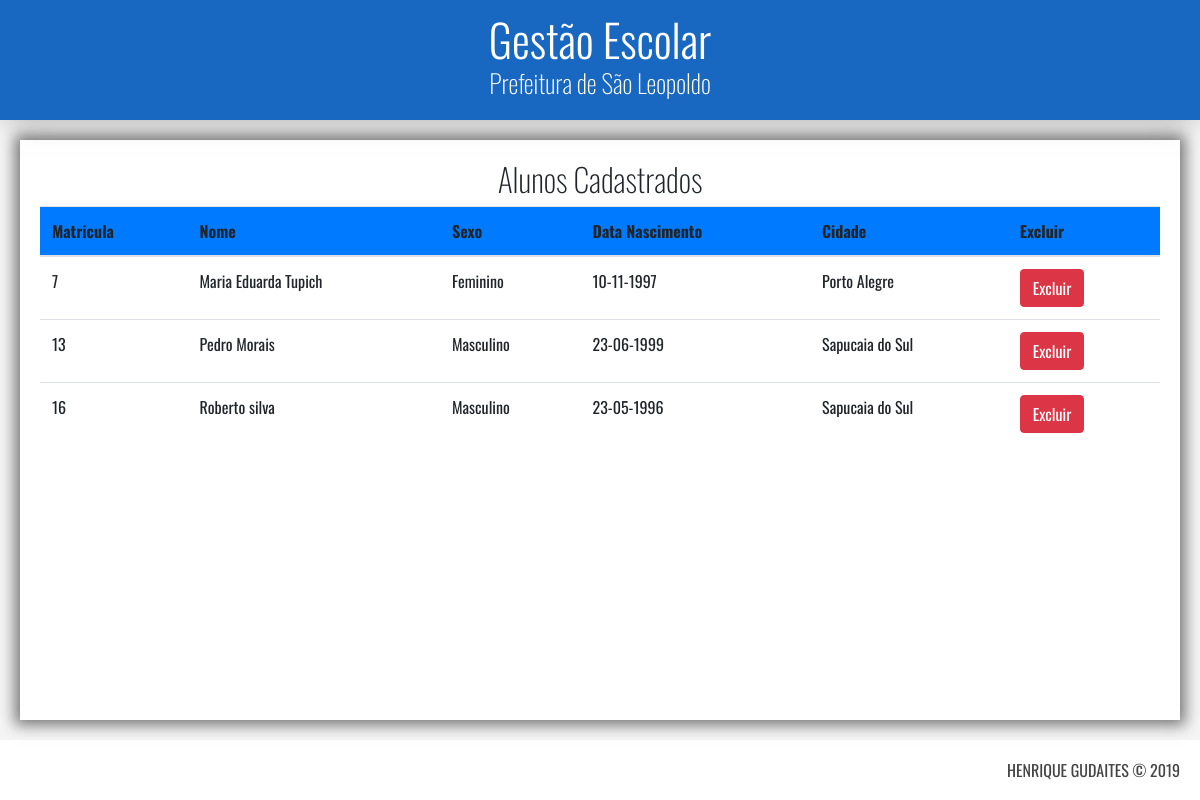
Page /alunos_cadastrados_turma.php?numero_turma=2 (signed in) on the committed database.
### tables this page shows
CREATE TABLE `alunos_turmas` (
  `alunos_id` int(11) NOT NULL,
  `turmas_id` int(11) NOT NULL,
  PRIMARY KEY (`alunos_id`,`turmas_id`),
  KEY `turma_id_idx` (`turmas_id`),
  CONSTRAINT `aluno_id` FOREIGN KEY (`alunos_id`) REFERENCES `alunos` (`matricula`) ON DELETE CASCADE ON UPDATE NO ACTION,
  CONSTRAINT `turma_id` FOREIGN KEY (`turmas_id`) REFERENCES `turmas` (`numero_turma`) ON DELETE CASCADE ON UPDATE NO ACTION
);

CREATE TABLE `alunos` (
  `matricula` int(11) NOT NULL AUTO_INCREMENT,
  `nome` varchar(100) NOT NULL,
  `sexo` varchar(20) NOT NULL,
  `data_nascimento` date NOT NULL,
  `cidade` varchar(100) DEFAULT NULL,
  `bairro` varchar(100) DEFAULT NULL,
  `rua` varchar(100) DEFAULT NULL,
  `numero` int(11) DEFAULT NULL,
  `complemento` varchar(30) DEFAULT NULL,
  PRIMARY KEY (`matricula`)
);

### alunos_cadastrados_turma.php (the view, shortened to what this page needs)
<link rel="stylesheet" href="https://maxcdn.bootstrapcdn.com/bootstrap/4.0.0/css/bootstrap.min.css">
<?php
include("header.php");
?>
<main class="principal">
    <div class="conteudo">
        <h2>Alunos Cadastrados</h2>
        <?php
        $con = db_connect();
        $numero_turma = $_GET['numero_turma'];
        $stmt = $con->prepare("SELECT * FROM alunos INNER JOIN alunos_turmas ON alunos_turmas.alunos_id = matricula WHERE alunos_turmas.turmas_id = :numero_turma ORDER BY nome ASC" );
        $stmt->bindParam(':numero_turma', $numero_turma);
        $stmt->execute();
        $alunos = $stmt->fetchAll();
        ?>
        <table class="table" >
            <thead class="bg-primary">
                <tr>
                    <th>Matricula</th>
                    <th>Nome</th>
                    <th>Sexo</th>
                    <th>Data Nascimento</th>
                    <th>Cidade</th>
                    <th>Excluir</th>
                </tr>
            </thead>
            <tbody>
                <?php foreach ($alunos as $aluno) { ?>
                    <tr>
                        <td><?= $aluno['matricula'] ?></td>
                        <td><?= $aluno['nome'] ?></td>
                        <td><?= $aluno['sexo'] ?></td>
                        <td><?= date("d-m-Y", strtotime($aluno['data_nascimento'])) ?></td>
                        <td><?= $aluno['cidade'] ?></td>
                        <td><a class="btn btn-danger" href="exclui_aluno_turma.php?matricula=<?= $aluno['matricula'] ?>" >Excluir</a> </td>
                    </tr>
                <?php } ?>
            </tbody>
        </table>
    </div>
</main>
<?php
include("footer.php");
?>

### recursos/css/estilo.css (style rules this page uses)
* { font-family: 'Oswald', sans-serif; box-sizing: border-box; }
body { height: 100vh; margin: 0px; display: grid; grid-template-rows: 120px 1fr 60px; grid-template-columns: 1fr; grid-template-areas: "cabecalho" "principal" "rodape"; }
.principal { grid-area: principal; height: calc(100vh - 180px); background-color: whitesmoke; padding: 20px; }
.conteudo { position: relative; height: 100%; overflow-y: auto; background-color: #ffff; padding: 20px; box-shadow: 0px 0px 14px 5px rgba(0,0,0,0.53); }
.conteudo > h2 { position: relative; display: flex; flex-direction: column; justify-content: center; align-items: center; font-size: 2rem; font-weight: 100; }

### rows in the picture
alunos_turmas: alunos.matricula "7", alunos.nome "Maria Eduarda Tupich", alunos.sexo "Feminino", alunos.data_nascimento "10-11-1997", alunos.cidade "Porto Alegre"
alunos_turmas: alunos.matricula "13", alunos.nome "Pedro Morais", alunos.sexo "Masculino", alunos.data_nascimento "23-06-1999", alunos.cidade "Sapucaia do Sul"
alunos_turmas: alunos.matricula "16", alunos.nome "Roberto silva", alunos.sexo "Masculino", alunos.data_nascimento "23-05-1996", alunos.cidade "Sapucaia do Sul"
